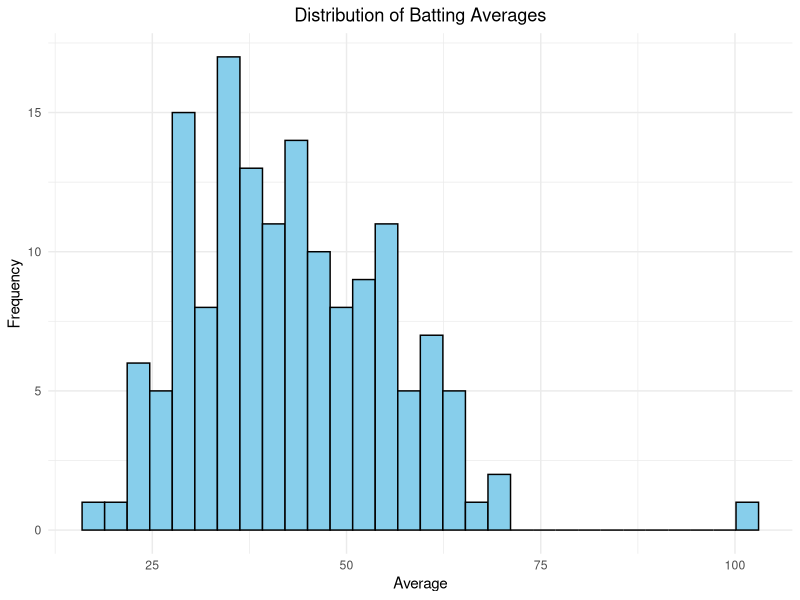
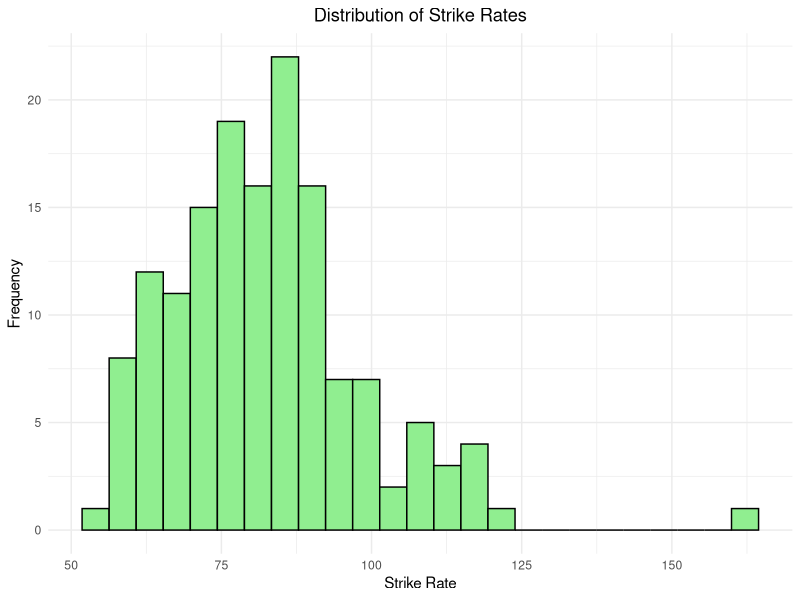
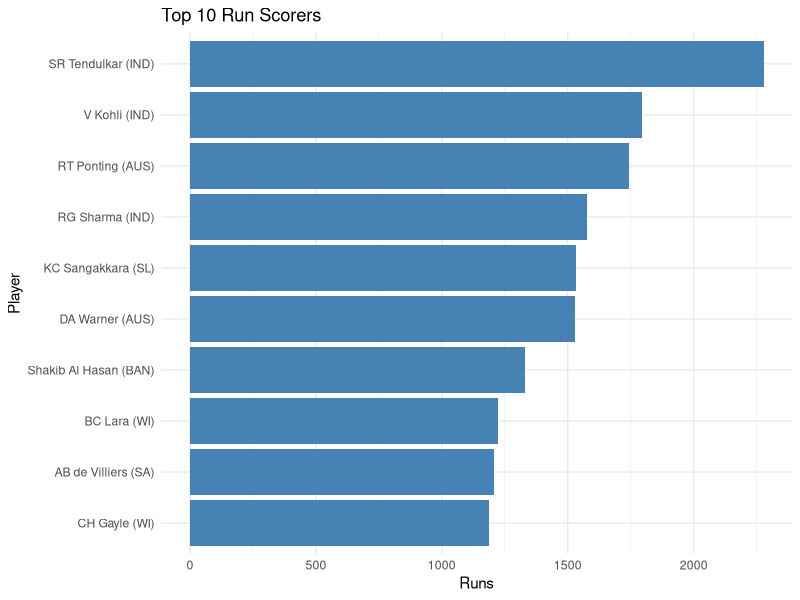
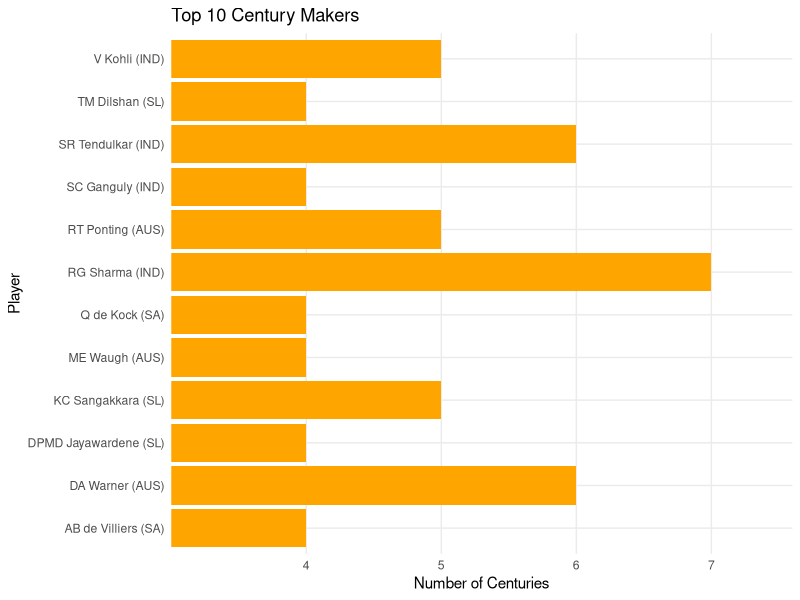
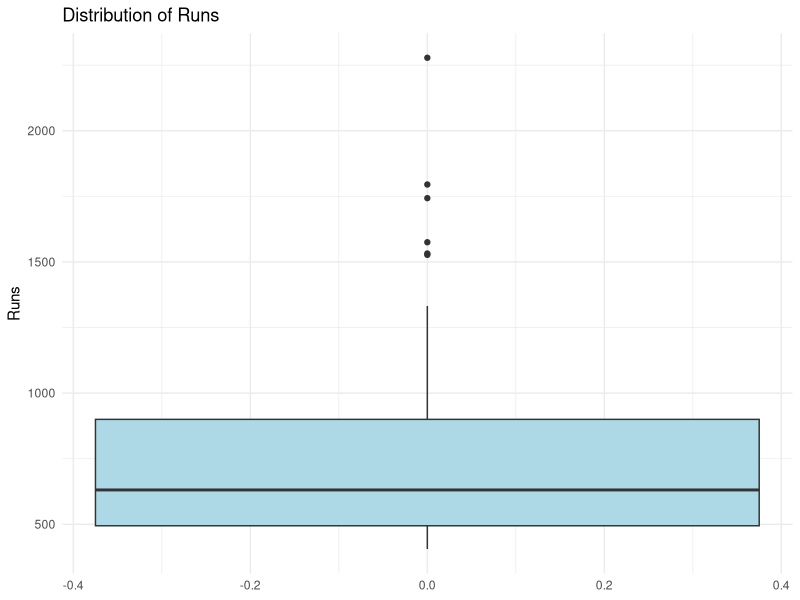
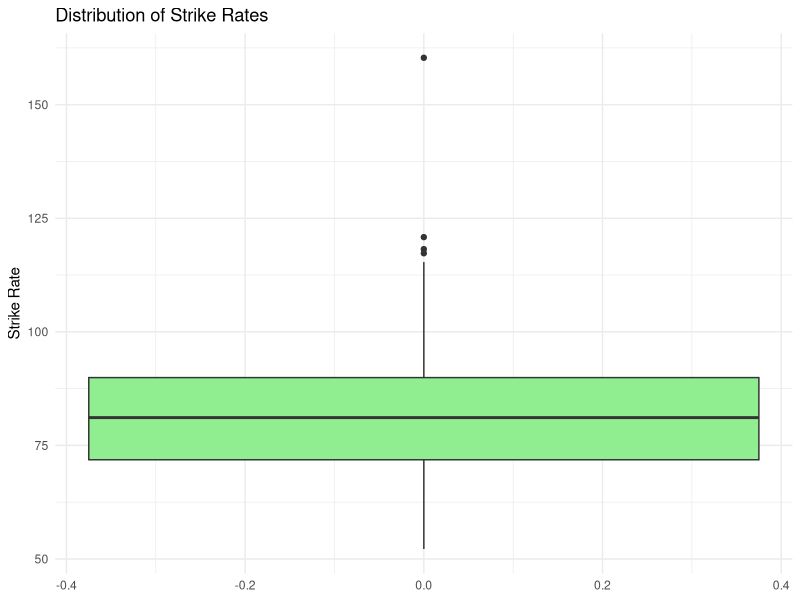
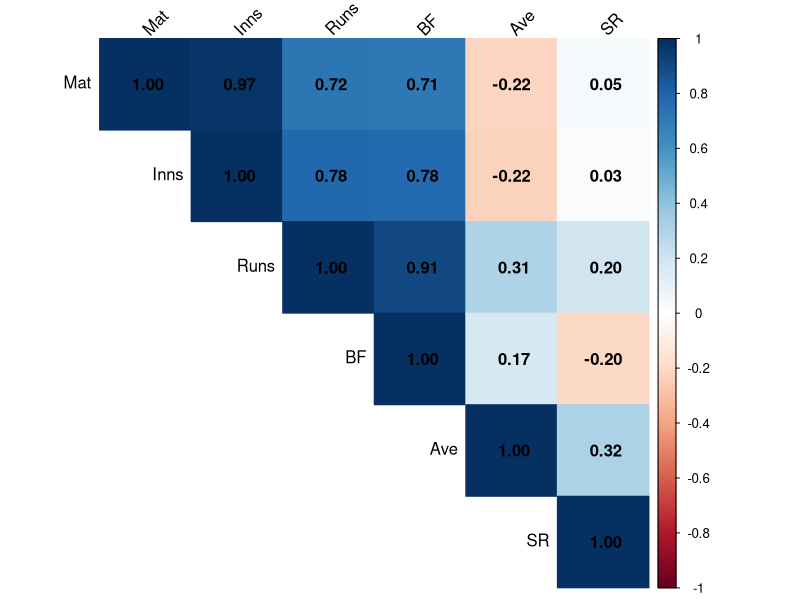
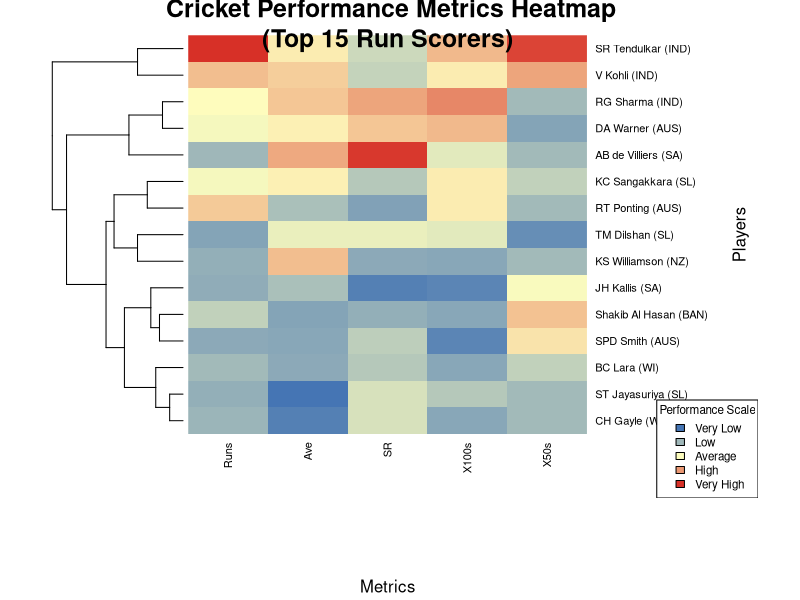

These charts were generated, in order, by the following R code:
# First, let's import the required libraries
library(ggplot2)
library(dplyr)
library(tidyr)
library(corrplot)
library(RColorBrewer)

# Read the CSV file
cricket_data <- read.csv("BattingRunsCareer.csv")

View(cricket_data)
# 1. HISTOGRAMS

# Plot 1: Distribution of Batting Averages
ggplot(cricket_data, aes(x=Ave)) +
  geom_histogram(fill="skyblue", color="black", bins=30) +
  theme_minimal() +
  labs(title="Distribution of Batting Averages",
       x="Average",
       y="Frequency") +
  theme(plot.title = element_text(hjust = 0.5))

# Plot 2: Distribution of Strike Rates
ggplot(cricket_data, aes(x=SR)) +
  geom_histogram(fill="lightgreen", color="black", bins=25) +
  theme_minimal() +
  labs(title="Distribution of Strike Rates",
       x="Strike Rate",
       y="Frequency") +
  theme(plot.title = element_text(hjust = 0.5))

# 2. BAR PLOTS

# Plot 1: Top 10 Run Scorers
cricket_data %>%
  top_n(10, Runs) %>%
  ggplot(aes(x=reorder(Player, Runs), y=Runs)) +
  geom_bar(stat="identity", fill="steelblue") +
  coord_flip() +
  theme_minimal() +
  labs(title="Top 10 Run Scorers",
       x="Player",
       y="Runs")

# Plot 2: Top Century Makers
cricket_data %>%
  top_n(10, X100s) %>%
  ggplot(aes(x=reorder(Player, X100s), y=X100s)) +
  geom_bar(stat="identity", fill="orange") +
  coord_flip() +
  theme_minimal() +
  labs(title="Top 10 Century Makers",
       x="Player",
       y="Number of Centuries")

# 3. BOX PLOTS

# Plot 1: Runs Distribution
ggplot(cricket_data, aes(y=Runs)) +
  geom_boxplot(fill="lightblue") +
  theme_minimal() +
  labs(title="Distribution of Runs",
       y="Runs")

# Plot 2: Strike Rate Distribution by Batting Position
ggplot(cricket_data, aes(y=SR)) +
  geom_boxplot(fill="lightgreen") +
  theme_minimal() +
  labs(title="Distribution of Strike Rates",
       y="Strike Rate")

# 4. HEATMAPS

# Plot 1: Correlation Heatmap
numeric_cols <- cricket_data %>%
  select_if(is.numeric)
correlation <- cor(numeric_cols, use="complete.obs")
corrplot(correlation, method="color", type="upper", 
         order="hclust", addCoef.col="black",
         tl.col="black", tl.srt=45)

# First, let's check the structure of your data
str(cricket_data)

#  modify the code to ensure numeric conversion
top_players <- cricket_data %>%
  top_n(15, Runs) %>%
  select(Player, Runs, Ave, SR, X100s, X50s) %>%
  mutate(
    Runs = as.numeric(Runs),
    Ave = as.numeric(Ave),
    SR = as.numeric(SR),
    X100s = as.numeric(X100s),
    X50s = as.numeric(X50s)
  )

# Verify the data is numeric
print(sapply(top_players[,-1], class))  # Should all show "numeric"

# Create matrix and continue with visualization
matrix_data <- as.matrix(scale(top_players[,-1]))  # Remove Player column for scaling
rownames(matrix_data) <- top_players$Player

# Create custom color palette
my_colors <- colorRampPalette(c("#4575B4", "#FFFFBF", "#D73027"))(100)

# Create the heatmap
heatmap(matrix_data,
        Colv = NA,
        scale = "none",
        col = my_colors,
        margins = c(10, 10),
        main = "\n Cricket Performance Metrics Heatmap\n(Top 15 Run Scorers)",
        xlab = "Metrics",
        ylab = "Players",
        cexRow = 0.8,
        cexCol = 0.8)

# Add legend
legend_colors <- as.matrix(seq(-2, 2, length=5))
legend_labels <- c("Very Low", "Low", "Average", "High", "Very High")

legend("bottomright",
       legend = legend_labels,
       fill = my_colors[c(1, 25, 50, 75, 100)],
       title = "Performance Scale",
       cex = 0.7)

# 5. SCATTER PLOTS

# Plot 1: Runs vs Average
ggplot(cricket_data, aes(x=Runs, y=Ave)) +
  geom_point(alpha=0.6, color="blue") +
  geom_smooth(method="lm", se=FALSE, color="red") +
  theme_minimal() +
  labs(title="Runs vs Batting Average",
       x="Runs",
       y="Average")

# Plot 2: Strike Rate vs Average with Century Count as size
ggplot(cricket_data, aes(x=SR, y=Ave, size=X100s)) +
  geom_point(alpha=0.6, color="purple") +
  theme_minimal() +
  labs(title="Strike Rate vs Average (Size: Number of Centuries)",
       x="Strike Rate",
       y="Average",
       size="Centuries")

# Additional: Jitter Plot
# Plot 1: Runs distribution with jitter
ggplot(cricket_data, aes(x=factor(1), y=Runs)) +
  geom_jitter(width=0.2, alpha=0.6, color="blue") +
  theme_minimal() +
  labs(title="Runs Distribution (Jittered)",
       x="",
       y="Runs")

# Plot 2: Strike Rate distribution with jitter
ggplot(cricket_data, aes(x=factor(1), y=SR)) +
  geom_jitter(width=0.2, alpha=0.6, color="green") +
  theme_minimal() +
  labs(title="Strike Rate Distribution (Jittered)",
       x="",
       y="Strike Rate")

